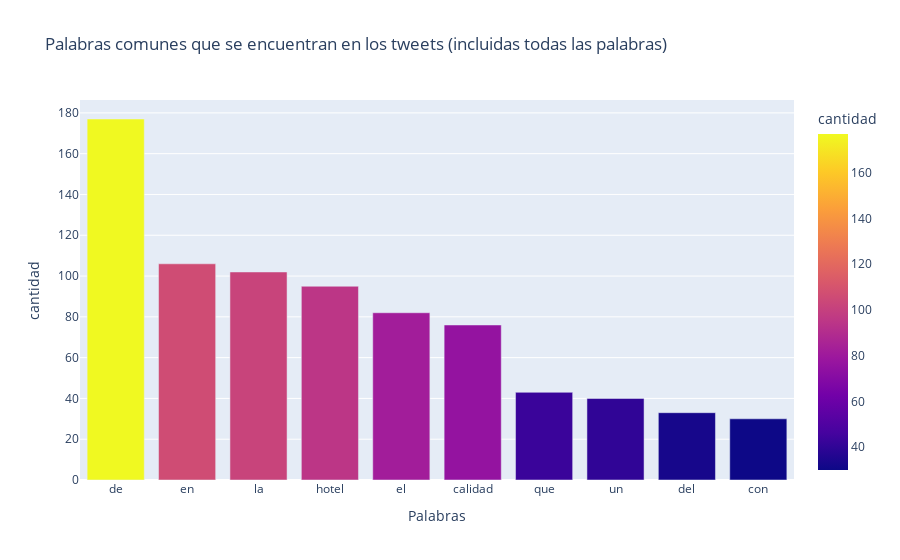

The notebook cell saved with this chart:
### Code cell
top_n_words(all_tweets_no_urls, n=10, grafico=True, titulo='Palabras comunes que se encuentran en los tweets (incluidas todas las palabras)')

### Figure 1 — Plotly figure (JSON) as saved in the notebook; plotly's stock layout.template omitted (floating-point values rounded to 4 significant figures)
{"data": [{"alignmentgroup": "True", "hovertemplate": "Palabras=%{x}<br>cantidad=%{marker.color}<extra></extra>", "legendgroup": "", "marker": {"color": [177, 106, 102, 95, 82, 76, 43, 40, 33, 30], "coloraxis": "coloraxis", "pattern": {"shape": ""}}, "name": "", "offsetgroup": "", "orientation": "v", "showlegend": false, "textposition": "auto", "type": "bar", "x": ["de", "en", "la", "hotel", "el", "calidad", "que", "un", "del", "con"], "xaxis": "x", "y": [177, 106, 102, 95, 82, 76, 43, 40, 33, 30], "yaxis": "y"}], "layout": {"barmode": "relative", "coloraxis": {"colorbar": {"title": {"text": "cantidad"}}, "colorscale": [[0, "#0d0887"], [0.1111, "#46039f"], [0.2222, "#7201a8"], [0.3333, "#9c179e"], [0.4444, "#bd3786"], [0.5556, "#d8576b"], [0.6667, "#ed7953"], [0.7778, "#fb9f3a"], [0.8889, "#fdca26"], [1, "#f0f921"]]}, "legend": {"tracegroupgap": 0}, "title": {"text": "Palabras comunes que se encuentran en los tweets (incluidas todas las palabras)"}, "xaxis": {"anchor": "y", "domain": [0, 1], "title": {"text": "Palabras"}}, "yaxis": {"anchor": "x", "domain": [0, 1], "title": {"text": "cantidad"}}}}
